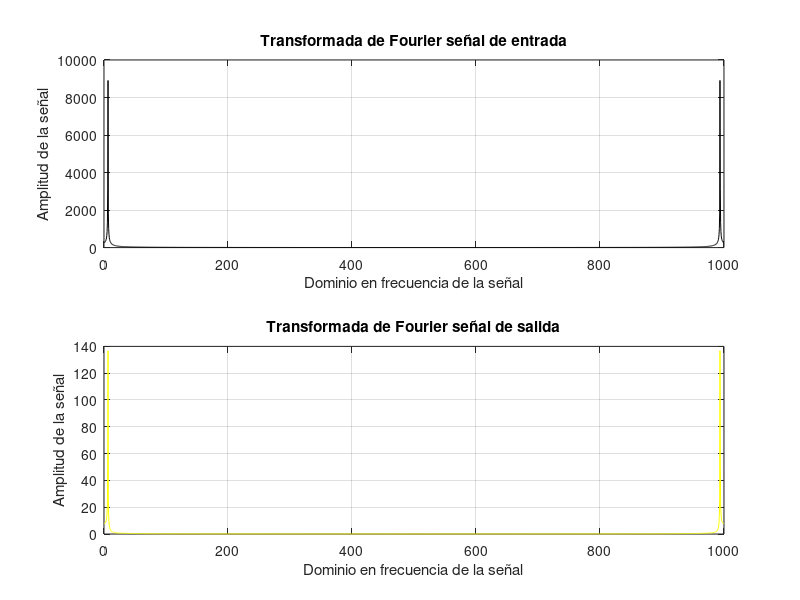

The MATLAB source for this figure:
%Práctica 5 - Sistemas Lineales
%Equipo 5
%Parte 2 Filtro pasa altas
%Nota: Correr el programa por secciones
    %           jw
    %  H(w)=--------
    %       jw + 100
    %       s=jw
    %       w=2pif
w=2;
num=[w];
den=[w 100];
w=2;
f=20/pi;
w=2*pi*f
 
t=0 :0.001 :2 ;
L=length(t) ;
Ts=1/1000 ;
 
x = 10*sin(2*pi*f*t) ;
func = tf(num,den) ;
[y,t] = lsim(func, x, t) ;
 
 
Fourier_x = fft(x) ;
Fourier_y = fft(y) ;
fs= 1/Ts ;
f_x=(0:length(Fourier_x)-1)*fs/length(Fourier_x);
f_y=(0:length(Fourier_y)-1)*fs/length(Fourier_y);
 
plot(t,x,'c'), title('Filtro pasa altas de circuito RC Entrada-Salida')
hold on 
grid on
plot(t,y,'r')
hold on
grid on
xlabel('Dominio en tiempo de la señal')
ylabel('Amplitud de la señal')

%%
subplot(2,1,1), plot(f_x,abs(Fourier_x),'k'),title('Transformada de Fourier señal de entrada')
hold on
grid on
xlabel('Dominio en frecuencia de la señal')
ylabel('Amplitud de la señal')
subplot(2,1,2), plot(f_y,abs(Fourier_y),'y'),title('Transformada de Fourier señal de salida')
hold on
grid on
xlabel('Dominio en frecuencia de la señal')
ylabel('Amplitud de la señal')
